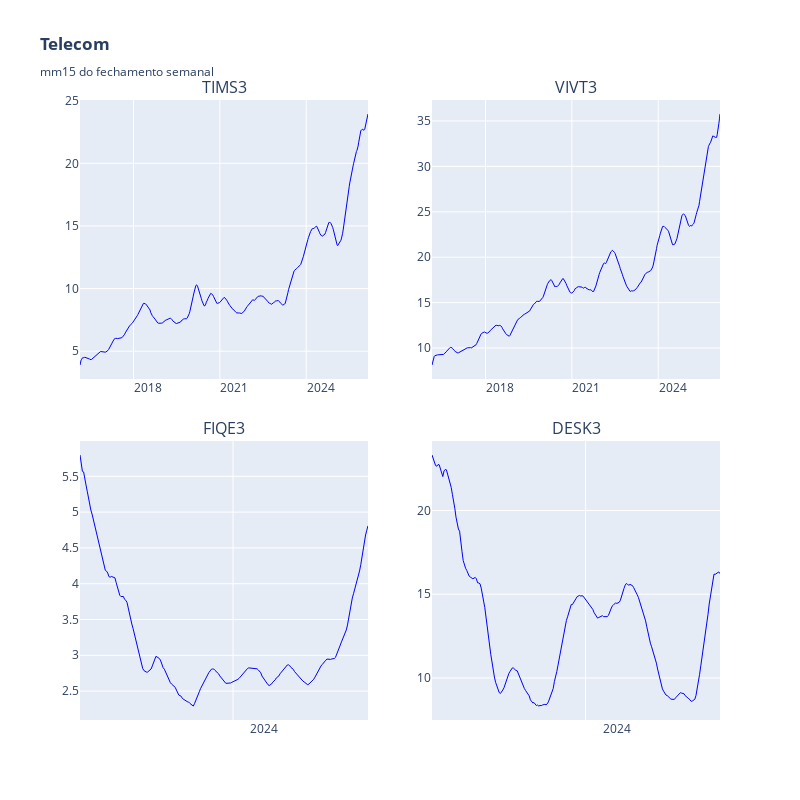

The code cell stored with this chart in its notebook:
### Code cell
# grafico
height=800
width=800

mma = 15
fig = make_subplots(
    rows=math.ceil(len(tickers)/2), cols=2, shared_xaxes=False, 
    subplot_titles=tickers,  
    vertical_spacing=0.1
)

for i, ticker in enumerate(tickers):
    df = data_dict[ticker][('Close', ticker+".SA")]  
    avg = df.rolling(window=mma, min_periods=1).mean()
    
    row = (i // 2) + 1
    col = (i % 2) + 1

    fig.add_trace(go.Scatter(
        x=df.index, y=avg, mode='lines',
        line=dict(color='blue', width=1),
        name="Média", showlegend=False), row=row, col=col)

fig.update_layout(title_text=f"<b>Telecom</b><br><sub>mm{mma} do fechamento semanal</sub>",
                  height= height, width=width)
fig.update_xaxes(rangeslider_visible=False,
    tickformat="%Y",  # Mostrar apenas o ano
    dtick="M36",  # Intervalo de meses entre os ticks
    ticklabelmode="period"  # Coloca o rótulo no início do período)
)
fig.show()

### Figure 1 — Plotly figure (JSON) as saved in the notebook; plotly's stock layout.template omitted (floating-point values rounded to 4 significant figures; data arrays with more than 128 entries replaced by an {"elided": "..."} marker saying what was removed)
{"data": [{"line": {"color": "blue", "width": 1}, "mode": "lines", "name": "Média", "showlegend": false, "type": "scatter", "x": {"elided": "523 str values"}, "xaxis": "x", "y": {"elided": "523 float values"}, "yaxis": "y"}, {"line": {"color": "blue", "width": 1}, "mode": "lines", "name": "Média", "showlegend": false, "type": "scatter", "x": {"elided": "523 str values"}, "xaxis": "x2", "y": {"elided": "523 float values"}, "yaxis": "y2"}, {"line": {"color": "blue", "width": 1}, "mode": "lines", "name": "Média", "showlegend": false, "type": "scatter", "x": {"elided": "240 str values"}, "xaxis": "x3", "y": {"elided": "240 float values"}, "yaxis": "y3"}, {"line": {"color": "blue", "width": 1}, "mode": "lines", "name": "Média", "showlegend": false, "type": "scatter", "x": {"elided": "241 str values"}, "xaxis": "x4", "y": {"elided": "241 float values"}, "yaxis": "y4"}], "layout": {"annotations": [{"font": {"size": 16}, "showarrow": false, "text": "TIMS3", "x": 0.225, "xanchor": "center", "xref": "paper", "y": 1, "yanchor": "bottom", "yref": "paper"}, {"font": {"size": 16}, "showarrow": false, "text": "VIVT3", "x": 0.775, "xanchor": "center", "xref": "paper", "y": 1, "yanchor": "bottom", "yref": "paper"}, {"font": {"size": 16}, "showarrow": false, "text": "FIQE3", "x": 0.225, "xanchor": "center", "xref": "paper", "y": 0.45, "yanchor": "bottom", "yref": "paper"}, {"font": {"size": 16}, "showarrow": false, "text": "DESK3", "x": 0.775, "xanchor": "center", "xref": "paper", "y": 0.45, "yanchor": "bottom", "yref": "paper"}], "height": 800, "title": {"text": "<b>Telecom</b><br><sub>mm15 do fechamento semanal</sub>"}, "width": 800, "xaxis": {"anchor": "y", "domain": [0, 0.45], "dtick": "M36", "rangeslider": {"visible": false}, "tickformat": "%Y", "ticklabelmode": "period"}, "xaxis2": {"anchor": "y2", "domain": [0.55, 1], "dtick": "M36", "rangeslider": {"visible": false}, "tickformat": "%Y", "ticklabelmode": "period"}, "xaxis3": {"anchor": "y3", "domain": [0, 0.45], "dtick": "M36", "rangeslider": {"visible": false}, "tickformat": "%Y", "ticklabelmode": "period"}, "xaxis4": {"anchor": "y4", "domain": [0.55, 1], "dtick": "M36", "rangeslider": {"visible": false}, "tickformat": "%Y", "ticklabelmode": "period"}, "yaxis": {"anchor": "x", "domain": [0.55, 1]}, "yaxis2": {"anchor": "x2", "domain": [0.55, 1]}, "yaxis3": {"anchor": "x3", "domain": [0, 0.45]}, "yaxis4": {"anchor": "x4", "domain": [0, 0.45]}}}
